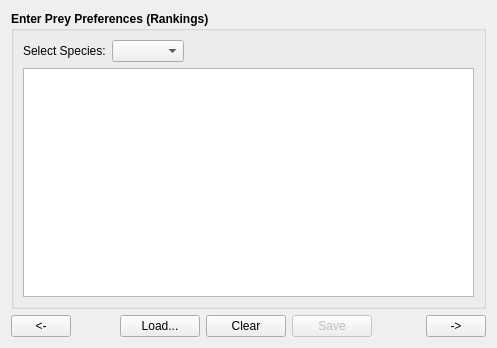
<?xml version="1.0" encoding="UTF-8"?>
<ui version="4.0">
 <class>MSVPA_Tab5</class>
 <widget class="QWidget" name="MSVPA_Tab5">
  <property name="geometry">
   <rect>
    <x>0</x>
    <y>0</y>
    <width>497</width>
    <height>348</height>
   </rect>
  </property>
  <property name="windowTitle">
   <string>Form</string>
  </property>
  <layout class="QVBoxLayout" name="verticalLayout">
   <item>
    <widget class="QGroupBox" name="MSVPA_Tab5_PreyPreferencesGB">
     <property name="font">
      <font>
       <weight>75</weight>
       <bold>true</bold>
      </font>
     </property>
     <property name="title">
      <string>Enter Prey Preferences (Rankings)</string>
     </property>
     <layout class="QVBoxLayout" name="verticalLayout_41">
      <item>
       <layout class="QHBoxLayout" name="horizontalLayout_32">
        <item>
         <widget class="QLabel" name="label_12">
          <property name="font">
           <font>
            <weight>50</weight>
            <bold>false</bold>
           </font>
          </property>
          <property name="text">
           <string>Select Species:</string>
          </property>
         </widget>
        </item>
        <item>
         <widget class="QComboBox" name="MSVPA_Tab5_SpeciesCMB">
          <property name="font">
           <font>
            <weight>50</weight>
            <bold>false</bold>
           </font>
          </property>
         </widget>
        </item>
        <item>
         <spacer name="horizontalSpacer_26">
          <property name="orientation">
           <enum>Qt::Horizontal</enum>
          </property>
          <property name="sizeHint" stdset="0">
           <size>
            <width>40</width>
            <height>20</height>
           </size>
          </property>
         </spacer>
        </item>
       </layout>
      </item>
      <item>
       <widget class="QTableView" name="MSVPA_Tab5_PreyPrefsTV">
        <property name="font">
         <font>
          <weight>50</weight>
          <bold>false</bold>
         </font>
        </property>
        <property name="toolTip">
         <string>These data represent the rankings of the Preferred Prey for the selected Species.</string>
        </property>
        <property name="statusTip">
         <string>These data represent the rankings of the Preferred Prey for the selected Species.</string>
        </property>
       </widget>
      </item>
     </layout>
    </widget>
   </item>
   <item>
    <layout class="QHBoxLayout" name="horizontalLayout_31">
     <item>
      <widget class="QPushButton" name="MSVPA_Tab5_PrevPB">
       <property name="sizePolicy">
        <sizepolicy hsizetype="Fixed" vsizetype="Fixed">
         <horstretch>0</horstretch>
         <verstretch>0</verstretch>
        </sizepolicy>
       </property>
       <property name="minimumSize">
        <size>
         <width>60</width>
         <height>0</height>
        </size>
       </property>
       <property name="maximumSize">
        <size>
         <width>60</width>
         <height>16777215</height>
        </size>
       </property>
       <property name="toolTip">
        <string>Go to previous tab page</string>
       </property>
       <property name="statusTip">
        <string>Go to previous tab page</string>
       </property>
       <property name="text">
        <string>&lt;-</string>
       </property>
      </widget>
     </item>
     <item>
      <spacer name="horizontalSpacer_29">
       <property name="orientation">
        <enum>Qt::Horizontal</enum>
       </property>
       <property name="sizeHint" stdset="0">
        <size>
         <width>40</width>
         <height>20</height>
        </size>
       </property>
      </spacer>
     </item>
     <item>
      <widget class="QPushButton" name="MSVPA_Tab5_LoadPB">
       <property name="enabled">
        <bool>true</bool>
       </property>
       <property name="toolTip">
        <string>Load from CSV file</string>
       </property>
       <property name="statusTip">
        <string>Load from CSV file</string>
       </property>
       <property name="text">
        <string>Load...</string>
       </property>
      </widget>
     </item>
     <item>
      <widget class="QPushButton" name="MSVPA_Tab5_ClearPB">
       <property name="toolTip">
        <string>Clear MSVPAprefs CSV file and database table</string>
       </property>
       <property name="statusTip">
        <string>Clear MSVPAprefs CSV file and database table</string>
       </property>
       <property name="text">
        <string>Clear</string>
       </property>
      </widget>
     </item>
     <item>
      <widget class="QPushButton" name="MSVPA_Tab5_SavePB">
       <property name="enabled">
        <bool>false</bool>
       </property>
       <property name="toolTip">
        <string>Save above data to CSV file and database</string>
       </property>
       <property name="statusTip">
        <string>Save above data to CSV file and database</string>
       </property>
       <property name="text">
        <string>Save</string>
       </property>
      </widget>
     </item>
     <item>
      <spacer name="verticalSpacer_20">
       <property name="orientation">
        <enum>Qt::Horizontal</enum>
       </property>
       <property name="sizeType">
        <enum>QSizePolicy::Expanding</enum>
       </property>
       <property name="sizeHint" stdset="0">
        <size>
         <width>48</width>
         <height>20</height>
        </size>
       </property>
      </spacer>
     </item>
     <item>
      <widget class="QPushButton" name="MSVPA_Tab5_NextPB">
       <property name="sizePolicy">
        <sizepolicy hsizetype="Fixed" vsizetype="Fixed">
         <horstretch>0</horstretch>
         <verstretch>0</verstretch>
        </sizepolicy>
       </property>
       <property name="minimumSize">
        <size>
         <width>60</width>
         <height>0</height>
        </size>
       </property>
       <property name="maximumSize">
        <size>
         <width>60</width>
         <height>16777215</height>
        </size>
       </property>
       <property name="toolTip">
        <string>Go to next tab page</string>
       </property>
       <property name="statusTip">
        <string>Go to next tab page</string>
       </property>
       <property name="text">
        <string>-&gt;</string>
       </property>
      </widget>
     </item>
    </layout>
   </item>
  </layout>
 </widget>
 <resources/>
 <connections/>
</ui>
